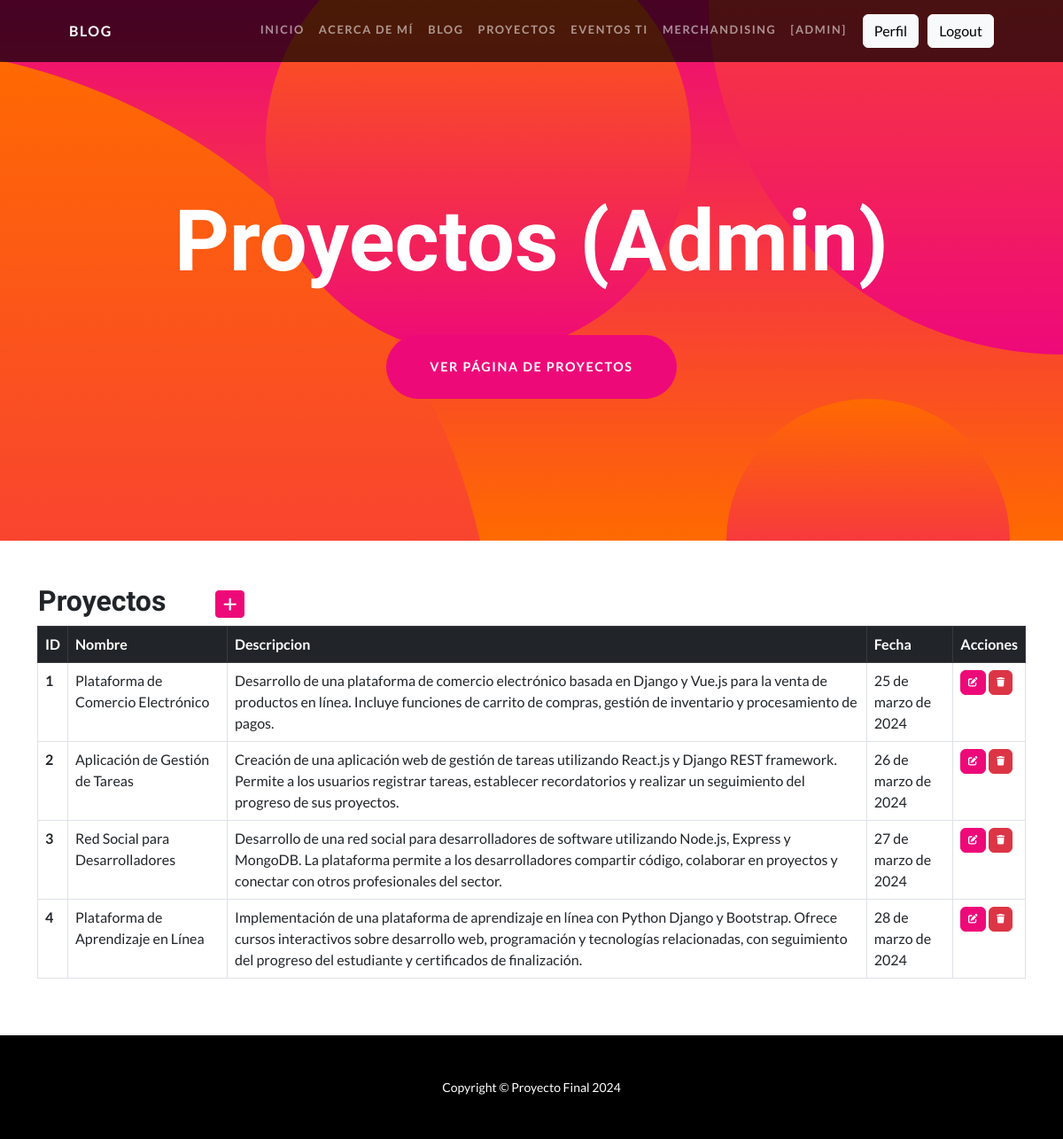
The page /proyectos_admin/ (signed in) on the database its author committed.
### aplicacion/models.py (models this page shows, shortened)
class Proyectos(models.Model):
    nombre = models.CharField(max_length=100)
    descripcion = models.TextField()
    fecha = models.DateField()
    class Meta:
        verbose_name = "Proyecto"
        verbose_name_plural = "Proyectos"

### aplicacion/views.py (the view)
# urls.py: path('proyectos_admin/', proyectosAdmin, name="proyectos_admin"),
@login_required
def proyectosAdmin(request):
    contexto = {'proyectos': Proyectos.objects.all().order_by("id")}
    return render(request, "aplicacion/proyectos_admin.html", contexto)

### aplicacion/templates/aplicacion/proyectos_admin.html
{% extends "aplicacion/index.html" %}
{% block titulo %}
<h1 class="masthead-heading mb-0">Proyectos (Admin)</h1>
<a class="btn btn-primary btn-xl rounded-pill mt-5" href="{% url 'proyectos' %}">Ver página de proyectos</a>
{% endblock titulo %}
{% block contenido %}
<table>
    <tr>
      <td width="200"><h2>Proyectos</h2></td>
      <td>
        <a href="{% url 'proyectos_create' %}" class="btn btn-primary btn-sm">
          <i class="fa fa-plus fa-lg" title="Crear"></i>
        </a>
      </td>
    </tr>
</table>
<table class="table table-bordered">
    <thead>
      <tr class="table-dark">
        <th scope="col">ID</th>
        <th scope="col">Nombre</th>
        <th scope="col">Descripcion</th>
        <th scope="col">Fecha</th>
        <th scope="col">Acciones</th>
      </tr>
    </thead>
    <tbody>
{% for p in proyectos %}
      <tr>
        <th scope="row">{{ p.id }}</th>
        <td>{{ p.nombre }}</td>
        <td>{{ p.descripcion }}</td>
        <td>{{ p.fecha }}</td>
        <td>
          <a
            href="{% url 'proyectos_update' p.id %}"
            class="btn btn-primary"
            style="--bs-btn-padding-y: .25rem; --bs-btn-padding-x: .5rem; --bs-btn-font-size: .75rem;"
            ><i class="fa fa-edit fa-sm" title="Edit Record"></i>
          </a>
          <a
            href="{% url 'proyectos_delete' p.id %}"
            class="btn btn-danger"
            style="--bs-btn-padding-y: .25rem; --bs-btn-padding-x: .5rem; --bs-btn-font-size: .75rem;"
            ><i class="fa fa-trash fa-sm" title="Delete Record"></i>
          </a>
        </td>
      </tr>
{% endfor %}
    </tbody>
</table>
{% endblock contenido %}

### aplicacion/templates/aplicacion/index.html (shortened to what this page needs)
<!DOCTYPE html>
<html lang="en">
    <head>
        {% load static %}
        <link href="{% static 'css/styles.css' %}" rel="stylesheet" />
    </head>
    <body id="page-top">
        <nav class="navbar navbar-expand-lg navbar-dark navbar-custom fixed-top">
            <div class="container px-5">
                <a class="navbar-brand" href="/">Blog</a>
                <div class="collapse navbar-collapse" id="navbarResponsive">
                    <ul class="navbar-nav ms-auto">
                        <li class="nav-item"><a class="nav-link" href="/">Inicio</a></li>
                        <li class="nav-item"><a class="nav-link" href="{% url 'acerca' %}">Acerca de mí </a></li>
                        {% if user.is_authenticated %}
                        <li class="nav-item"><a class="nav-link" href="{% url 'blog_admin' %}">Blog</a></li>
                        <li class="nav-item"><a class="nav-link" href="{% url 'proyectos_admin' %}">Proyectos</a></li>
                        <li class="nav-item"><a class="nav-link" href="{% url 'eventos_admin' %}">Eventos TI</a></li>
                        <li class="nav-item"><a class="nav-link" href="{% url 'merchandising_admin' %}">Merchandising</a></li>
                        <li class="nav-item"><a class="nav-link">[{{user.username}}]</a></li>
                        <li class="nav-item"></li>
                        <li class="nav-item"><a class="btn btn-light" href="{% url 'perfil' %}">Perfil</a></li>
                        <li class="nav-item"></li>
                        <li class="nav-item"><a class="btn btn-light" href="{% url 'logout' %}">Logout</a></li>
                        {% endif %}
                    </ul>
                </div>
            </div>
        </nav>
        <header class="masthead text-center text-white">
            <div class="masthead-content">
                <div class="container px-5">
                    {% block titulo %}{% endblock titulo %}
                </div>
            </div>
            <div class="bg-circle-1 bg-circle"></div>
            <div class="bg-circle-2 bg-circle"></div>
            <div class="bg-circle-3 bg-circle"></div>
            <div class="bg-circle-4 bg-circle"></div>
        </header>
        <div class="container py-5">
            {% block contenido %}{% endblock contenido %}
        </div>
        <footer class="py-5 bg-black">
            <div class="container px-5"><p class="m-0 text-center text-white small">Copyright &copy; Proyecto Final 2024</p></div>
        </footer>
    </body>
</html>

### rows shown on the page
Proyectos: id "1", nombre "Plataforma de Comercio Electrónico", descripcion "Desarrollo de una plataforma de comercio electrónico basada en Django y Vue.js para la venta de productos en línea. Incluye funciones de carrito de compras, gestión de inventario y procesamiento de pagos.", fecha "25 de marzo de 2024"
Proyectos: id "2", nombre "Aplicación de Gestión de Tareas", descripcion "Creación de una aplicación web de gestión de tareas utilizando React.js y Django REST framework. Permite a los usuarios registrar tareas, establecer recordatorios y realizar un seguimiento del progreso de sus proyectos.", fecha "26 de marzo de 2024"
Proyectos: id "3", nombre "Red Social para Desarrolladores", descripcion "Desarrollo de una red social para desarrolladores de software utilizando Node.js, Express y MongoDB. La plataforma permite a los desarrolladores compartir código, colaborar en proyectos y conectar con otros profesionales del sector.", fecha "27 de marzo de 2024"
Proyectos: id "4", nombre "Plataforma de Aprendizaje en Línea", descripcion "Implementación de una plataforma de aprendizaje en línea con Python Django y Bootstrap. Ofrece cursos interactivos sobre desarrollo web, programación y tecnologías relacionadas, con seguimiento del progreso del estudiante y certificados de finalización.", fecha "28 de marzo de 2024"

### other values the page prints
{{ user.username }} "ADMIN"
